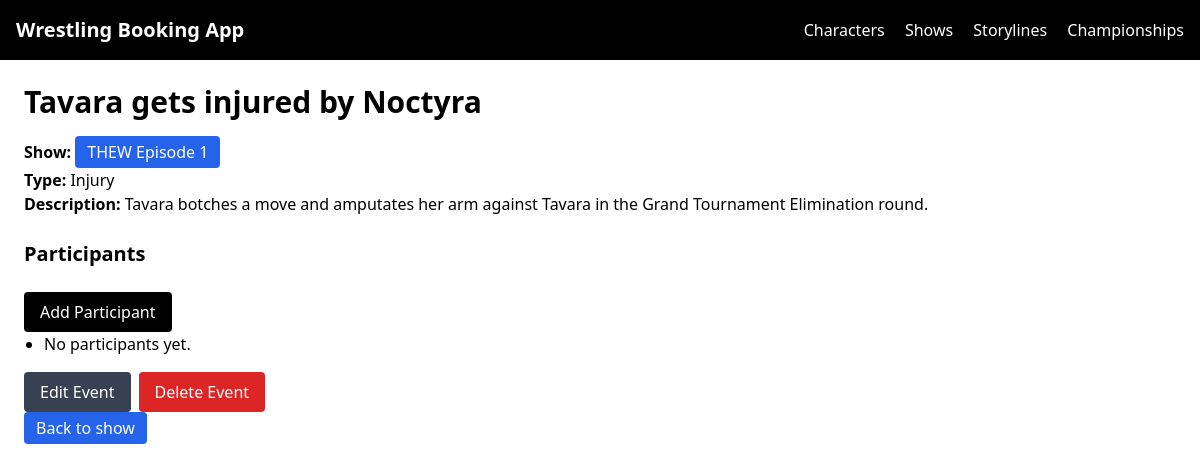
/shows/events/2/, run on the app's committed database.
### booking/models.py (models this page shows, shortened)
class Event(models.Model):
    class EventType(models.TextChoices):
        PROMO = "PROMO", "Promo"
        CONFRONTATION = "CONFRONTATION", "Confrontation"
        TRAINING = "TRAINING", "Training"
        SEGMENT = "SEGMENT", "Segment"
        INJURY = "INJURY", "Injury"
        TURN = "TURN", "Turn"
    show = models.ForeignKey(
        "booking.Show",
        on_delete=models.CASCADE,
        related_name="events"
    )
    title = models.CharField(max_length=200)
    event_type = models.CharField(max_length=30, choices=EventType.choices)
    description = models.TextField(blank=True)
    created_at = models.DateTimeField(auto_now_add=True)

class Show(models.Model):
    class ShowType(models.TextChoices):
        WEEKLY = "WEEKLY", "Weekly"
        PLE = "PLE", "PLE"
        SPECIAL = "SPECIAL", "Special"
    title = models.CharField(max_length=200)
    show_type = models.CharField(max_length=20, choices=ShowType.choices)
    episode_number = models.PositiveIntegerField(null=True, blank=True)
    airing_date = models.DateField()
    is_filmed = models.BooleanField(default=False)
    is_uploaded = models.BooleanField(default=False)
    youtube_link = models.URLField(blank=True)
    created_at = models.DateTimeField(auto_now_add=True)

### booking/views.py (the view)
# urls.py: path("events/<int:pk>/", EventDetailView.as_view(), name="event-detail"),
class EventDetailView(DetailView):
    model = Event
    template_name = "booking/event_detail.html"
    context_object_name = "event"
    def get_context_data(self, **kwargs):
        context = super().get_context_data(**kwargs)
        event = self.object
        context["participants"] = event.participants.all()
        return context

### booking/templates/booking/event_detail.html (shortened to what this page needs)
{% extends "base.html" %}
{% block content %}
<h1 class="text-3xl font-bold mb-4">{{ event.title }}</h1>
<p><strong>Show:</strong> <button onclick="window.location='{% url 'show-detail' event.show.id %}'" class="bg-blue-600 text-white px-3 py-1 rounded cursor-pointer">{{ event.show.title }}</button></p>
<p><strong>Type:</strong> {{ event.get_event_type_display }}</p>
<p><strong>Description:</strong> {{ event.description|default:"None" }}</p>
<h2 class="text-xl font-semibold mt-6 mb-2">Participants</h2>
<button onclick="window.location='{% url 'eventparticipant-add' event.id %}'" class="bg-black text-white px-4 py-2 rounded mt-4 inline-block cursor-pointer">
    Add Participant
</button>
<ul class="list-disc pl-5">
    {% for ep in participants %}
        <li>
            <button onclick="window.location='{% url 'character-detail' ep.character.id %}'" class="bg-blue-600 text-white px-2 py-1 rounded cursor-pointer">{{ ep.character.ring_name }}</button>
            - Role: {{ ep.get_role_display }}
        </li>
    {% empty %}
        <li>No participants yet.</li>
    {% endfor %}
</ul>
<div class="mt-4 flex gap-2">
    <button onclick="window.location='{% url 'event-edit' event.id %}'" class="bg-gray-700 text-white px-4 py-2 rounded cursor-pointer">
        Edit Event
    </button>
    <button onclick="window.location='{% url 'event-delete' event.id %}'" class="bg-red-600 text-white px-4 py-2 rounded cursor-pointer">
        Delete Event
    </button>
</div>
<p>
<button onclick="window.location='{% url 'show-detail' event.show.id %}'"
    class="bg-blue-600 text-white px-3 py-1 rounded cursor-pointer">
        Back to show
    </button>
</p>
{% endblock %}

### data on the page
Event: title "Tavara gets injured by Noctyra", show "THEW Episode 1", event_type "Injury", description "Tavara botches a move and amputates her arm against Tavara in the Grand Tournament Elimination round."
